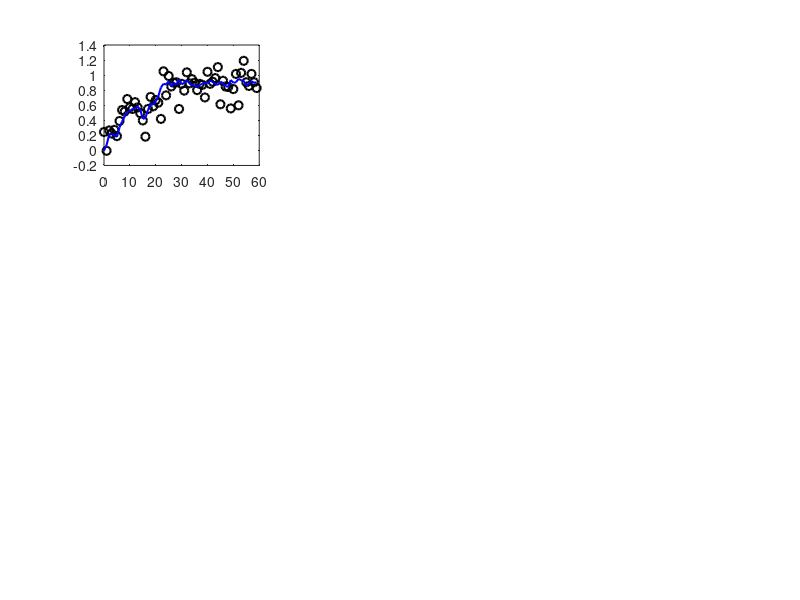

Write the MATLAB code that produced this figure. (Note: this script raises an error after producing the figure.)
% This code computes the change in the probe area along the experiment and compares it with the pressure drop. 


% Author: Jose Otavio Matias
% Work address
% email: jose.o.a.matias@ntnu.no
% Novemebr 2020; Last revision: 
clear 
close all
clc
% 

%% Parameters tuning 
%number of wells being used in the experiment
par.nw = 3;

% Sampling times 
par.dtMeasu = 1; %[s]

% analysis samp. time
sampTime = 60; % [s]

% count for plotting
count = 1;

% experimental table
%       | well 1 | well 2 | well 3 |
% exp 1 |   13   |   05   |   09   |
% exp 2 |   09   |   09   |   13   |
% exp 3 |   05   |   13   |   05   |
% exp 4 |   09   |   09   |   09   |
% exp 7 |   XX   |   11   |   XX   |
% exp 8 |   XX   |   07   |   XX   |
% exp 9 |   XX   |   XX   |   11   |

        % experiment, well, flowrate
expTable = [1,1,13;
            2,3,13;
            3,2,13;
            1,3,9;
            2,1,9;
            2,2,9;
            1,2,5;
            3,1,5;
            3,3,5];

%% Data 
% exp 1:9
% cc (number of wells)
% data{exp,cc}.flowrate [L/min]
% data{exp,cc}.deltaP = [mbar]
% data{exp,cc}.temperature = [oC};
% data{exp,cc}.ptop = [mbar g];
% data{exp,cc}.ppump = [bar g];
% data{exp,cc}.pumpRotation = [0 - 1]
% data{exp,cc}.valveOpen = [0 - 1]
% data{exp,cc}.equivDiame = [cm]

par.currentdirectory = pwd;
par.nfolder = dir([par.currentdirectory,'\*.txt']);%pictures taken with png format
par.ni = size(par.nfolder,1); %number of experiments

%load('Experiments')
load('ExperimentsNN')


%% Delta Pressure (prediction vs. measured)
% for expe = 1:par.ni 
% 
%     % evaluating experimental time
%     expTime = size(data{expe,1}.flowrate,1);
%    
%     tEval = 1:sampTime:expTime;
%         
%     if rem(tEval(end),sampTime) ~= 0
%         tgrid = 0:(sampTime/60):(1/60)*(expTime - 1);
%     else
%         tgrid = 0:(sampTime/60):(1/60)*expTime;
%     end
%     
%     for well = 1:3
%         % start analysis at 5 minutes
%         DP_hat_kArray = [];
%        
%         for kk = 5*60:sampTime:expTime
%                        
%             RegMatrix = [normalize(data{expe,well}.relTime(kk - 150:kk)),normalize(data{expe,well}.flowrate(kk - 150:kk)),...
%                         normalize(data{expe,well}.ptop(kk - 150:kk)),normalize(data{expe,well}.temperature(kk - 150:kk)),...
%                         normalize(data{expe,well}.valvCurrent(kk - 150:kk))];
% 
%             Reg_k = RegMatrix(end,:)';
%             %using NN to predict the current normalized delta pressure
%             DP_hat_norm_k = NLIO_fun(Reg_k);
%             
%             % de-normalizing
%             mu_DP = mean(data{expe,well}.deltaP(kk - 150:kk));
%             std_DP = std(data{expe,well}.deltaP(kk - 150:kk));
%             DP_hat_k  = DP_hat_norm_k*std_DP + mu_DP; 
%             DP_hat_kArray = [DP_hat_kArray, DP_hat_k];
%             
%         end
%        
%         % filtering the data
%         filtDP = movmean(data{expe,well}.deltaP,150);
%         
%         figure(count)
%         count = count + 1;
%         subplot(3,1,well)
%             %plot(tgrid(tEval),filtDP(tEval),'ro','Linewidth',1.5)
%             plot(tgrid,data{expe,well}.deltaP(tEval),'ko','Linewidth',1.5)
%             hold on 
%             plot(5:(sampTime/60):(1/60)*expTime,DP_hat_kArray,'bx','Linewidth',1.5)
%             xticks(0:5:tgrid(end))
%             xlim([0, tgrid(end)])
%         
%         %ylim([0.26, 0.33])
%         
%         lab = ['Experiment = ',num2str(expe)];
%         title(lab)
%         ylabel('DP [mbar]','FontSize',10)
%         xlabel('time [min]','FontSize',10);
%     end
% 
% end

%% Relative Delta Pressure
figure(4)
for expe = 1:size(expTable,1)

    expTime = size(data{expTable(expe,1),1}.flowrate,1);
       
    tEval = 1:sampTime:expTime;
        
    if rem(tEval(end),sampTime) ~= 0
        tgrid = 0:(sampTime/60):(1/60)*(expTime - 1);
    else
        tgrid = 0:(sampTime/60):(1/60)*expTime;
    end
    
    Qtest = expTable(expe,3);
    
    if expTable(expe,2) == 1
        DPmax = 0.3081*Qtest^2 + 0.185*Qtest - 0.7528;
        DPmin = 0.1828*Qtest^2 + 1.0093*Qtest - 4.6835;
    elseif expTable(expe,2) == 2
        DPmax = 0.2934*Qtest^2 - 0.0592*Qtest - 0.7532;
        DPmin = 0.1896*Qtest^2 + 0.8415*Qtest - 4.9335;    
    else
        DPmax = 0.2902*Qtest^2 + 0.9971*Qtest - 1.5097;
        DPmin =  0.19*Qtest^2 + 1.1067*Qtest - 3.685;    
    end
    
    DPNorm =  1 - (data{expTable(expe,1),expTable(expe,2)}.deltaP - DPmin)./(DPmax - DPmin);
    filtTemp = medfilt1(DPNorm,sampTime);
    
    subplot(3,3,expe)
        plot(tgrid,DPNorm(tEval),'ko','Linewidth',1.5)
        hold on
        plot(tgrid,filtTemp(tEval),'b-','Linewidth',1.5)
        
        hold on
 
        yline(1,'k:');
        yline(0,'k:');
        
        xticks(0:5:tgrid(end))
        xlim([0, tgrid(end)])

        %ylim([0.26, 0.33])

        if expe < 4
            lab = ['Q = 13; Well = ',num2str(expTable(expe,2))];
        elseif expe < 7
            lab = ['Q = 9; Well = ',num2str(expTable(expe,2))];
        else
            lab = ['Q = 5; Well = ',num2str(expTable(expe,2))];
        end
        
        title(lab)
        ylabel('erosion indicator \epsilon','FontSize',10)
        xlabel('time [min]','FontSize',10);

end

%% Delta Pressure
count = 10;
for expe = 1:par.ni 

    % evaluating experimental time
    expTime = size(data{expe,1}.flowrate,1);
   
    tEval = 1:sampTime:expTime;
        
    if rem(tEval(end),sampTime) ~= 0
        tgrid = 0:(sampTime/60):(1/60)*(expTime - 1);
    else
        tgrid = 0:(sampTime/60):(1/60)*expTime;
    end
    
    % delta pressure
    for well = 1:3
        
        %calculating max and min delta P
        DPminArray = [];
        DPmaxArray = [];
        epsArray = [];
        
        for kk = 1:expTime
            Qtemp = data{expe,well}.flowrate(kk);
            if well == 1
                DPmax = 0.3081*Qtemp^2 + 0.185*Qtemp - 0.7528;
                DPmin = 0.1828*Qtemp^2 + 1.0093*Qtemp - 4.6835;
            elseif well == 2
                DPmax = 0.2934*Qtemp^2 - 0.0592*Qtemp - 0.7532;
                DPmin = 0.1896*Qtemp^2 + 0.8415*Qtemp - 4.9335;
            else % well == 3
                DPmax = 0.2902*Qtemp^2 + 0.9971*Qtemp - 1.5097;
                DPmin =  0.19*Qtemp^2 + 1.1067*Qtemp - 3.685;
            end
            DPminArray = [DPminArray, DPmin];
            DPmaxArray = [DPmaxArray, DPmax];
            
            epsNorm =  1 - (data{expe,well}.deltaP(kk) - DPmin)./(DPmax - DPmin);
            epsArray = [epsArray, epsNorm];
        end
        
        % filtering the data
        filtEps = movmean(epsArray,150);
        
        figure(count)
            count = count + 1;
            subplot(3,1,well)
                plot(tgrid,epsArray(tEval),'ko','Linewidth',1.5)
                hold on
                plot(tgrid,filtEps(tEval),'b-','Linewidth',1.5)
                plot(tgrid,DPminArray(tEval),'k:')
                plot(tgrid,DPmaxArray(tEval),'k:')

                xticks(0:5:tgrid(end))
                xlim([0, tgrid(end)])

        %ylim([0.26, 0.33])
        
        lab = ['Experiment = ',num2str(expe)];
        title(lab)
        ylabel('DP [mbar]','FontSize',10)
        xlabel('time [min]','FontSize',10);
    end

end

